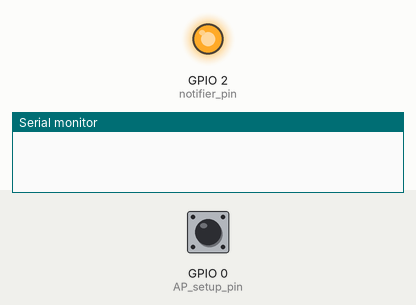
Simulated run of this sketch. Board: ESP8266 (NodeMCU). On the bench: output pins drawn as LEDs (lit = HIGH), the last lines printed to the serial monitor. The inputs (shaded band) are chosen by the test bench; at power-on: GPIO 0 (AP_setup_pin) HIGH. WiFi joins after 1.5 s; servers stay silent unless stated.

Above: at 1.2 s.
1.3 s: GPIO 0 (AP_setup_pin) pulled LOW for 0.15 s
At 2.7 s:
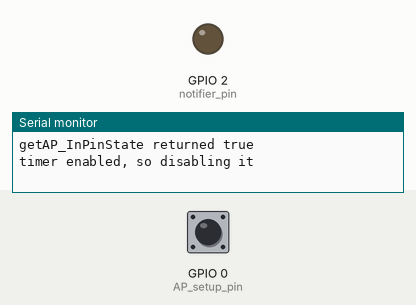
Timing chart, 0 to 4.3 s (numbered marks = the images above; inputs shaded):
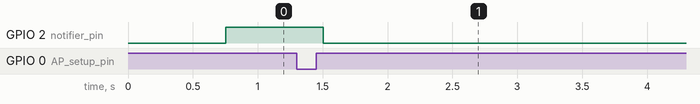

The sketch:

settingNodeMCU_AP_STA.ino
```cpp
#include "Main.h"
#include <WiFiManager.h>
#include <SimpleTimer.h>

const int delay_per_loop = 1; // 1 ms

//AP variables
WiFiManager wm;
const char *AP_SSID = "LoadBalancer_RouterSet";
bool first_time_STA_connected = true; //this is a setup to go out of AP to normal operation

void setupMainVars()
{
  // setting up main operations variables. This is instead of the setup(). It is for the true purpose of the NodeMCU, not the AP stuff. It is when it's properly connected as STA to a router.

}

void setup()
{
  /*
  try to connect to wifi here
  */
  // WiFi.mode(WIFI_STA);
  WiFi.begin(); // Calling it will enable station mode and connect to the last used access point based on configuration saved in flash memory. https://arduino-esp8266.readthedocs.io/en/latest/esp8266wifi/station-class.html

  Serial.begin(115200);

  wm.setBreakAfterConfig(true); // after configuration, in case it's unable to connect to router, it shuts down the configuration portal and goes back to station mode

  Setup::initializeTimers();
  NodeMCU::setPins();
  // NodeMCU::beginEEPROM(); //makes a reset because of wifimanager autoconnect I guess
}

void loop()
{
  /*
  - check if button has been continuously pressed for 5 seconds then enter AP mode.
  - check Wifi connection. If it's not connected then blink and loop.
  - do your normal task here.
  */
  delay(delay_per_loop);

  Setup::check_APmode_pin(&wm, AP_SSID);

  if (!Setup::notifyIfNotConnected())
  {
    first_time_STA_connected = true;
    return; // return if not connected to router
  }

  if (first_time_STA_connected)
  {
    first_time_STA_connected = false;
    setupMainVars();
  }

  // do the usual task now

}
```

Generic.h
```cpp
#include <ESP8266WiFi.h>
#include <EEPROM.h>

//extern const int max_EEPROM;

class NodeMCU
{
private:
  const static byte notifier_pin = 2; // the built-in LED on NodeMCU
  const static byte AP_setup_pin = 0; // the built-in flash button on NodeMCU
  static void toggle_pin_State(int pin)
  {
    if (digitalRead(pin))
    {
      digitalWrite(pin, LOW);
    }
    else
    {
      digitalWrite(pin, HIGH);
    }
  }

  static boolean getInPinStateAsConsidered(int pin)
  { // I mean by "As Considered" that I may choose to consider the LOW as On state for the info. This is in accordance with PCB design
    return (!digitalRead(pin));
  }

public:
  static void setPins()
  {
    pinMode(AP_setup_pin, INPUT_PULLUP); // the built-in flash button on the NodeMCU
    pinMode(notifier_pin, OUTPUT);       // the built-in flash button on the NodeMCU
  }

  static void toggleNotifierPin()
  {
    toggle_pin_State(notifier_pin);
  }

  static boolean getAP_InPinState()
  {
    return getInPinStateAsConsidered(AP_setup_pin);
  }

  static void setNotifierPinHigh()
  {
    setOutPinStateAsOpposite(notifier_pin, true);
  }

  static void setNotifierPinLow()
  {
    setOutPinStateAsOpposite(notifier_pin, false);
  }

  static void setOutPinStateAsOpposite(int pin, boolean state_bool)
  { // always as opposite
    digitalWrite(pin, !state_bool);
  }
  /*
    static int beginEEPROM()
    {
      Serial.printf("beginning the EEPROM up to %d\n", max_EEPROM);
      // EEPROM.begin( 2 * PCF::absolute_max_pins_number ); //e.g. 10T1F2T5T6F decoded like this: first byte is moduleId interpreted as a "byte" type, then 0T where 0 is char interpreted
      //  instead of a byte because pin 10 may one day be used which would be 'a'
      // Since I introduced the ability to set SSID, password, static IP and MAC by the user, I had to extend the EEPROM range to a larger memory
      EEPROM.begin(max_EEPROM);
    }

    static void restartNodeMCU()
    {
      // setBasicPinsBeforeRestart();
      ESP.reset(); // It actually works.
    }
  */
};
```

Main.h
```cpp
#include "Setup.h"

/*The following few variables should'd been private inside the class*/

/*
const byte Start_AP_Index_In_EEPROM = 101;
const byte Max_AP_Buffer_Size = 250;

const int max_EEPROM = Start_AP_Index_In_EEPROM + Max_AP_Buffer_Size;
const char trailor = 127; // should'd been public inside the class.

void resetEEPROM()
{
	// This will close all opened sockets because all operations
	Serial.println("Resetting the EEPROM");
	EEPROM.write(Start_AP_Index_In_EEPROM, trailor);
	EEPROM.commit();
}
*/
```

Setup.h
```cpp
#include "Generic.h"
#include <WiFiManager.h>
#include <SimpleTimer.h>

class Setup
{
private:
  inline static SimpleTimer timer_togglePinNoWifi; // had to be inline because it's not static and defined somewhere inside the class
  inline static int timerId_togglePinNoWifi;
  static const int timeout_wifiLoss_notificationToggle = 750; // ms

public:
  boolean must_APmode_be_activated = false;
  boolean is_APmode_button_pressed = false;

  static void initializeTimers()
  {
    timerId_togglePinNoWifi = timer_togglePinNoWifi.setInterval(timeout_wifiLoss_notificationToggle, NodeMCU::toggleNotifierPin);
  }

  static void check_APmode_pin(WiFiManager *wm, const char *AP_SSID)
  {
    if (NodeMCU::getAP_InPinState())
    {
      Serial.println("getAP_InPinState returned true");
      wm->resetSettings();
      wm->startConfigPortal(AP_SSID); // either startConfigPortal or wm->autoConnect(AP_SSID);
    }
  }

  static bool notifyIfNotConnected()
  { // notifying happens by toggling blinking
    if (WiFi.status() != WL_CONNECTED)
    {
      if (!timer_togglePinNoWifi.isEnabled(timerId_togglePinNoWifi))
      {
        Serial.println("timer not enabled, so enabling and running it");
        timer_togglePinNoWifi.enable(timerId_togglePinNoWifi);
      }
      timer_togglePinNoWifi.run();
      return false;
    }
    else
    {
      if (timer_togglePinNoWifi.isEnabled(timerId_togglePinNoWifi))
      {
        Serial.println("timer enabled, so disabling it");
        timer_togglePinNoWifi.disable(timerId_togglePinNoWifi);
        NodeMCU::setNotifierPinHigh();
      }
      return true;
    }
    // Serial.println("Restarting as not being connected...");
    // NodeMCU::restartNodeMCU();
  }
};
```
